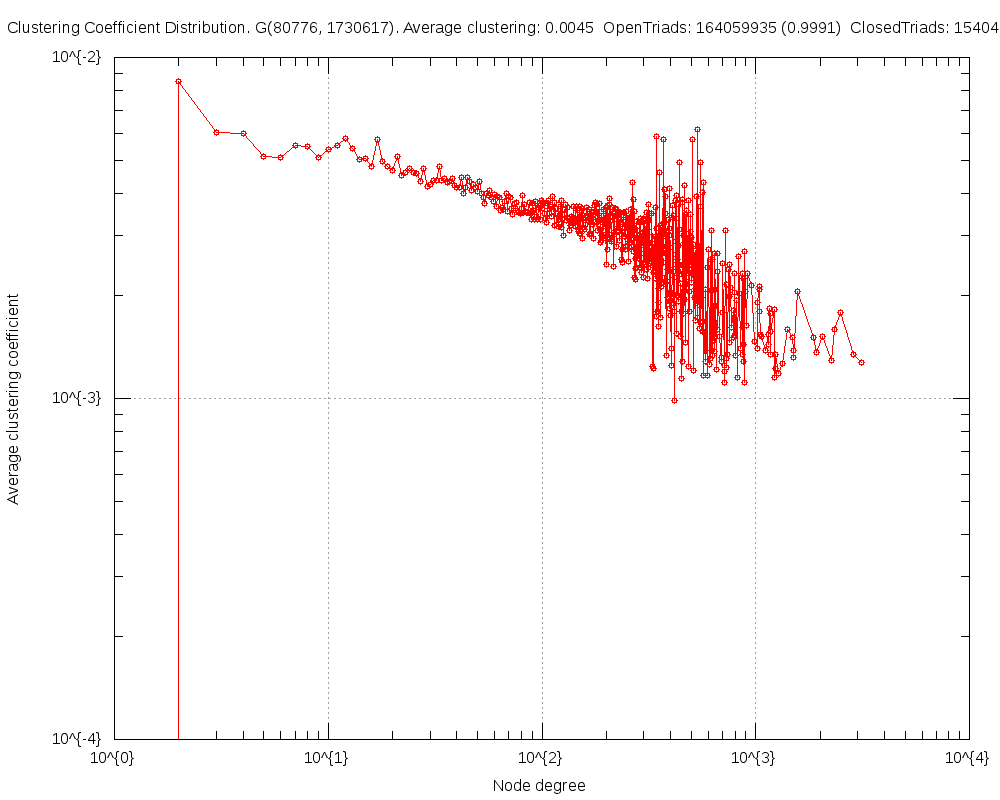

This figure's gnuplot source:
#
# Clustering Coefficient Distribution. G(80776, 1730617). Average clustering: 0.0045  OpenTriads: 164059935 (0.9991)  ClosedTriads: 154041 (0.0009) (Tue Apr 29 01:21:44 2014)
#

set title "Clustering Coefficient Distribution. G(80776, 1730617). Average clustering: 0.0045  OpenTriads: 164059935 (0.9991)  ClosedTriads: 154041 (0.0009)"
set key bottom right
set logscale xy 10
set format x "10^{%L}"
set mxtics 10
set format y "10^{%L}"
set mytics 10
set grid
set xlabel "Node degree"
set ylabel "Average clustering coefficient"
set tics scale 2
set terminal png size 1000,800
set output 'ccf.FRDG.png'
plot 	"ccf.FRDG.tab" using 1:2 title "" with linespoints pt 6
